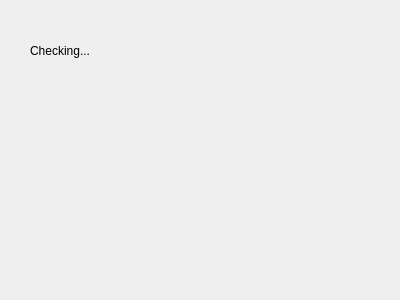
<?xml version="1.0" encoding="UTF-8"?>
<ui version="4.0">
 <class>PrepareCheckPage</class>
 <widget class="QWizardPage" name="PrepareCheckPage">
  <property name="geometry">
   <rect>
    <x>0</x>
    <y>0</y>
    <width>400</width>
    <height>300</height>
   </rect>
  </property>
  <property name="windowTitle">
   <string>WizardPage</string>
  </property>
  <widget class="QLabel" name="label">
   <property name="geometry">
    <rect>
     <x>30</x>
     <y>20</y>
     <width>101</width>
     <height>61</height>
    </rect>
   </property>
   <property name="text">
    <string>Checking...</string>
   </property>
  </widget>
 </widget>
 <resources/>
 <connections/>
</ui>
